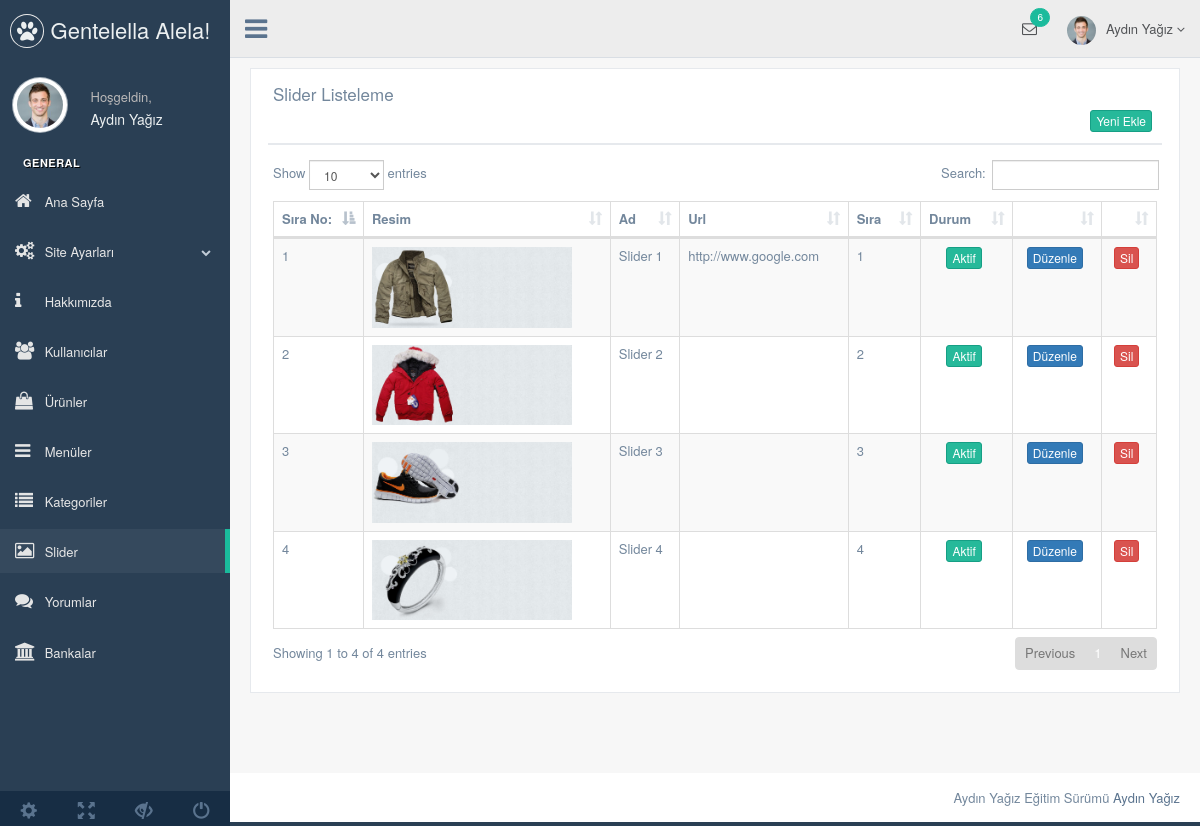
/nedmin/production/slider.php (signed in), run on the app's committed database.
### tables this page shows
CREATE TABLE `kullanici` (
  `kullanici_id` int(11) NOT NULL,
  `kullanici_zaman` datetime NOT NULL DEFAULT current_timestamp(),
  `kullanici_resim` varchar(250) NOT NULL,
  `kullanici_tc` varchar(50) NOT NULL,
  `kullanici_ad` varchar(50) NOT NULL,
  `kullanici_mail` varchar(100) NOT NULL,
  `kullanici_gsm` varchar(50) NOT NULL,
  `kullanici_password` varchar(50) NOT NULL,
  `kullanici_adsoyad` varchar(50) NOT NULL,
  `kullanici_adres` varchar(250) NOT NULL,
  `kullanici_il` varchar(100) NOT NULL,
  `kullanici_ilce` varchar(100) NOT NULL,
  `kullanici_unvan` varchar(100) NOT NULL,
  `kullanici_yetki` varchar(50) NOT NULL,
  `kullanici_durum` int(1) NOT NULL DEFAULT 1
);

CREATE TABLE `slider` (
  `slider_id` int(11) NOT NULL,
  `slider_ad` varchar(100) NOT NULL,
  `slider_resimyol` varchar(250) NOT NULL,
  `slider_sira` int(2) NOT NULL,
  `slider_link` varchar(250) NOT NULL,
  `slider_durum` enum('0','1') NOT NULL DEFAULT '1'
);

### nedmin/production/slider.php (the view, shortened to what this page needs)
<?php
include 'header.php';
$slidersor=$db->prepare("SELECT * FROM slider");
$slidersor->execute();
?>
<div class="right_col" role="main">
  <div class="">
    <div class="row">
      <div class="col-md-12 col-sm-12 col-xs-12">
        <div class="x_panel">
          <div class="x_title">
            <h2>Slider Listeleme </h2>
            <div class="clearfix"></div>
            <div align="right">
              <a href="slider-ekle.php"><button class="btn btn-success btn-xs">Yeni Ekle</button></a>
            </div>
          </div>
          <div class="x_content">
            <table id="datatable-responsive" class="table table-striped table-bordered dt-responsive nowrap" cellspacing="0" width="100%">
              <thead>
                <tr>
                  <th>Sıra No:</th>
                  <th>Resim</th>
                  <th>Ad</th>
                  <th>Url</th>
                  <th>Sıra</th>
                  <th>Durum</th>
                  <th></th>
                  <th></th>
                </tr>
              </thead>
              <tbody>
                <?php
                $say=0;
                while($slidercek=$slidersor->fetch(PDO::FETCH_ASSOC)){ $say++;?>
                  <tr>
                    <td width="20"><?php echo $say ?></td>
                    <td><img width="200" src="../../<?php echo $slidercek['slider_resimyol'] ?>"></td>
                    <td><?php echo $slidercek['slider_ad'] ?></td>
                    <td><?php echo $slidercek['slider_link'] ?></td>
                    <td><?php echo $slidercek['slider_sira'] ?></td>
                    <td>
                      <center> <?php
                      if ($slidercek['slider_durum']==1 ) { ?>
                        <button class="btn btn-success btn-xs">Aktif</button>
                      <?php  } else { ?>
                        <button class="btn btn-danger btn-xs">Pasif</button>
                      <?php  } ?>
                    </center>
                  </td>
                  <td><center><a href="slider-duzenle.php?slider_id=<?php echo $slidercek['slider_id']; ?>"><button class="btn btn-primary btn-xs">Düzenle</button></a></center></td>
                  <td><center><a href="../netting/islem.php?slider_id=<?php echo $slidercek['slider_id']; ?>&slidersil=ok&slider_resimyol=<?php echo $slidercek['slider_resimyol'] ?>"><button class="btn btn-danger btn-xs">Sil</button></a></center></td>
                </tr>
              <?php  }
              ?>
            </tbody>
          </table>
        </div>
      </div>
    </div>
  </div>
</div>
</div>
<?php include 'footer.php'; ?>

### nedmin/production/header.php (shortened to what this page needs)
<?php
include '../netting/baglan.php';
$kullanicisor=$db->prepare("SELECT * FROM kullanici WHERE kullanici_mail=:mail");
$kullanicisor->execute(array(
  'mail' => $_SESSION['kullanici_mail']
));
$kullanicicek=$kullanicisor->fetch(PDO::FETCH_ASSOC);
?>
<!DOCTYPE html>
<html lang="en">
<head>
  <link href="../vendors/bootstrap/dist/css/bootstrap.min.css" rel="stylesheet">
  <link href="../vendors/font-awesome/css/font-awesome.min.css" rel="stylesheet">
  <link href="../vendors/nprogress/nprogress.css" rel="stylesheet">
  <link href="../vendors/iCheck/skins/flat/green.css" rel="stylesheet">
  <link href="../vendors/datatables.net-bs/css/dataTables.bootstrap.min.css" rel="stylesheet">
  <link href="../vendors/datatables.net-buttons-bs/css/buttons.bootstrap.min.css" rel="stylesheet">
  <link href="../vendors/datatables.net-fixedheader-bs/css/fixedHeader.bootstrap.min.css" rel="stylesheet">
  <link href="../vendors/datatables.net-responsive-bs/css/responsive.bootstrap.min.css" rel="stylesheet">
  <link href="../vendors/datatables.net-scroller-bs/css/scroller.bootstrap.min.css" rel="stylesheet">
  <link href="../vendors/dropzone/dist/min/dropzone.min.css" rel="stylesheet">
  <link href="../build/css/custom.min.css" rel="stylesheet">
</head>
<body class="nav-md">
  <div class="container body">
    <div class="main_container">
      <div class="col-md-3 left_col">
        <div class="left_col scroll-view">
          <div class="navbar nav_title" style="border: 0;">
            <a href="index.html" class="site_title"><i class="fa fa-paw"></i> <span>Gentelella Alela!</span></a>
          </div>
          <div class="profile clearfix">
            <div class="profile_pic">
              <img src="images/img.jpg" alt="..." class="img-circle profile_img">
            </div>
            <div class="profile_info">
              <span>Hoşgeldin,</span>
              <h2> <?php echo $kullanicicek['kullanici_adsoyad']; ?> </h2>
            </div>
          </div>
          <br />
          <div id="sidebar-menu" class="main_menu_side hidden-print main_menu">
            <div class="menu_section">
              <h3>General</h3>
              <ul class="nav side-menu">
                <li><a href="index.php"><i class="fa fa-home"></i> Ana Sayfa </a></li>
                <li><a><i class="fa fa-cogs"></i> Site Ayarları <span class="fa fa-chevron-down"></span></a>
                </li>
                <li><a href="hakkimizda.php"><i class="fa fa-info"></i> Hakkımızda </a></li>
                <li><a href="kullanici.php"><i class="fa fa-users"></i> Kullanıcılar </a></li>
                <li><a href="urun.php"><i class="fa fa-shopping-bag"></i> Ürünler </a></li>
                <li><a href="menu.php"><i class="fa fa-bars"></i> Menüler </a></li>
                <li><a href="kategori.php"><i class="fa fa-list"></i> Kategoriler </a></li>
                <li><a href="slider.php"><i class="fa fa-image"></i> Slider </a></li>
                <li><a href="yorum.php"><i class="fa fa-comments"></i> Yorumlar </a></li>
                <li><a href="banka.php"><i class="fa fa-bank"></i> Bankalar </a></li>
              </ul>
            </div>
          </div>
          <div class="sidebar-footer hidden-small">
            <a data-toggle="tooltip" data-placement="top" title="Settings">
              <span class="glyphicon glyphicon-cog" aria-hidden="true"></span>
            </a>
            <a data-toggle="tooltip" data-placement="top" title="FullScreen">
              <span class="glyphicon glyphicon-fullscreen" aria-hidden="true"></span>
            </a>
            <a data-toggle="tooltip" data-placement="top" title="Lock">
              <span class="glyphicon glyphicon-eye-close" aria-hidden="true"></span>
            </a>
            <a data-toggle="tooltip" data-placement="top" title="Logout">
              <span class="glyphicon glyphicon-off" aria-hidden="true"></span>
            </a>
          </div>
        </div>
      </div>
      <div class="top_nav">
        <div class="nav_menu">
          <nav>
            <div class="nav toggle">
              <a id="menu_toggle"><i class="fa fa-bars"></i></a>
            </div>
            <ul class="nav navbar-nav navbar-right">
              <li class="">
                <a href="javascript:;" class="user-profile dropdown-toggle" data-toggle="dropdown" aria-expanded="false">
                  <img src="images/img.jpg" alt=""><?php echo $kullanicicek['kullanici_adsoyad'] ?>
                  <span class=" fa fa-angle-down"></span>
                </a>
              </li>
              <li role="presentation" class="dropdown">
                <a href="javascript:;" class="dropdown-toggle info-number" data-toggle="dropdown" aria-expanded="false">
                  <i class="fa fa-envelope-o"></i>
                  <span class="badge bg-green">6</span>
                </a>
              </li>
            </ul>
          </nav>
        </div>
      </div>

### nedmin/production/footer.php (shortened to what this page needs)
        <footer>
          <div class="pull-right">
            Aydın Yağız Eğitim Sürümü <a href="https://www.google.com">Aydın Yağız</a>
          </div>
          <div class="clearfix"></div>
        </footer>
      </div>
    </div>
  </body>
</html>

### data on the page
kullanici: kullanici_adsoyad "Aydın Yağız"
slider: slider_resimyol (picture), slider_ad "Slider 1", slider_link "http://www.google.com", slider_sira "1", slider_durum "Aktif"
slider: slider_resimyol (picture), slider_ad "Slider 2", slider_sira "2", slider_durum "Aktif"
slider: slider_resimyol (picture), slider_ad "Slider 3", slider_sira "3", slider_durum "Aktif"
slider: slider_resimyol (picture), slider_ad "Slider 4", slider_sira "4", slider_durum "Aktif"
